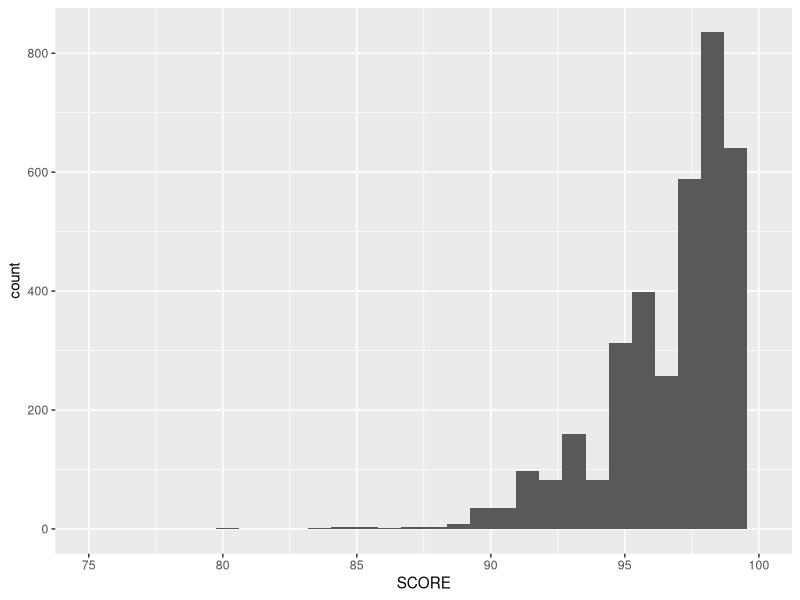
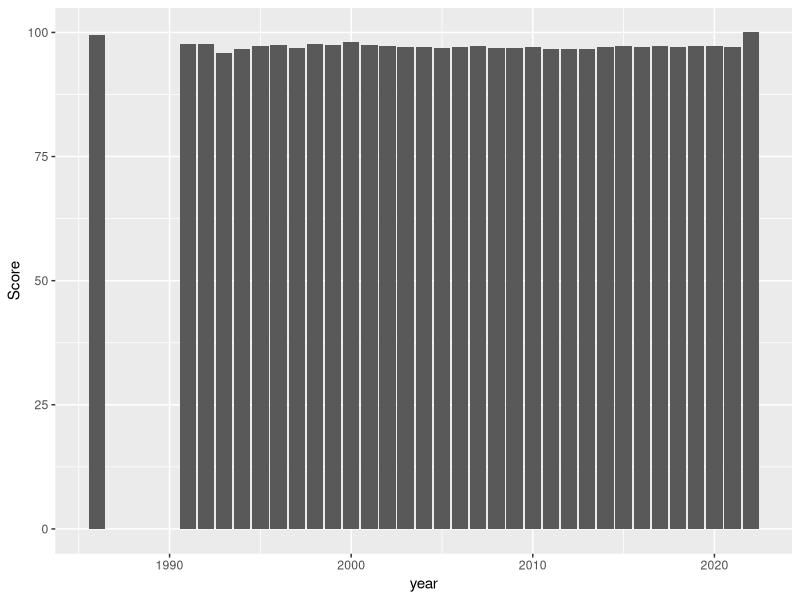
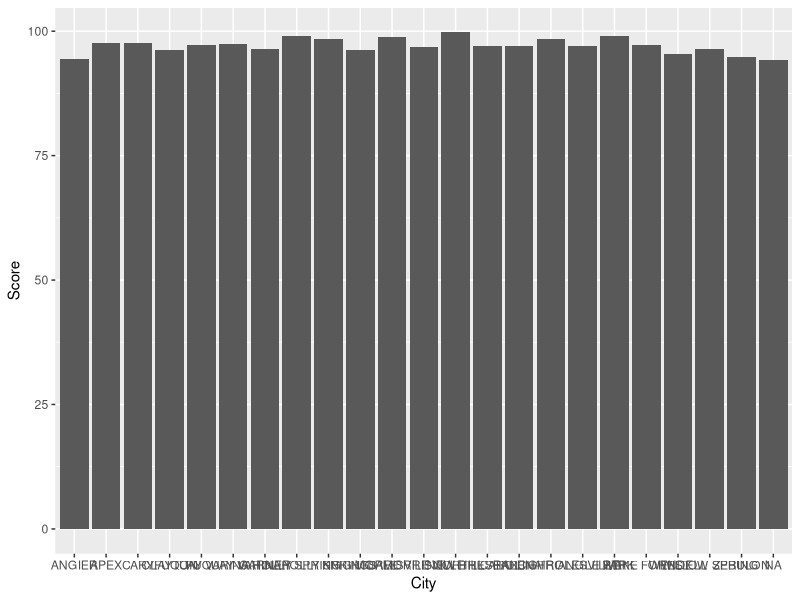
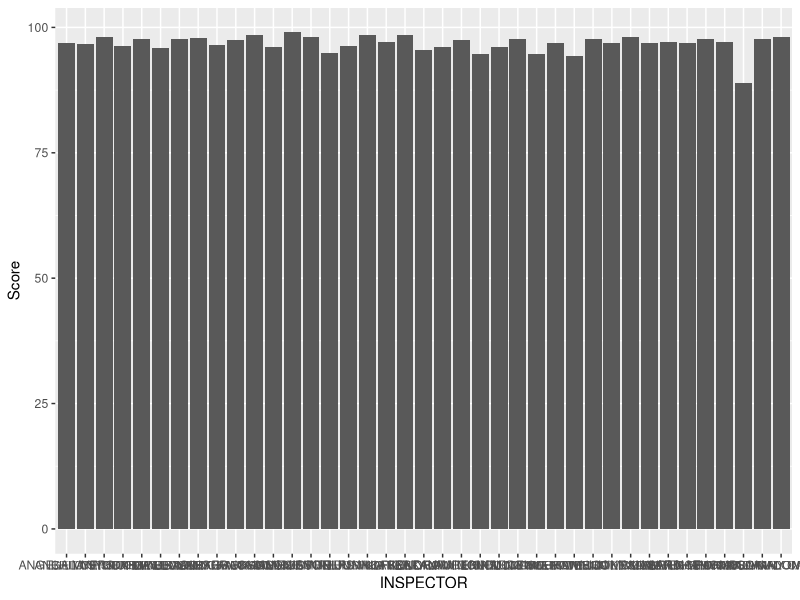
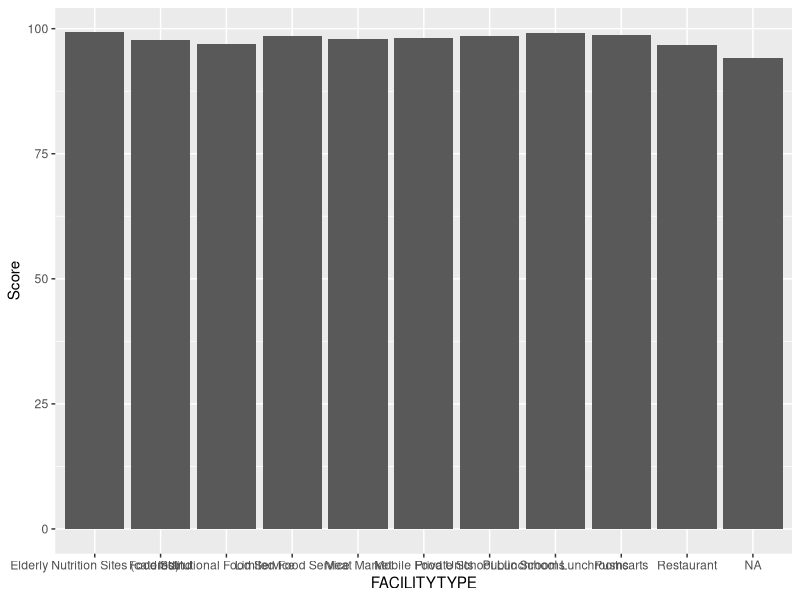

The R script that drew these images, in order: (Note: this script raises an error after producing the figures.)
# load libraries
library(tidyverse)
library(lubridate)
# Read file
data = read_csv("data/restaurant_inspections.csv")
data = filter(data, !is.na(SCORE))
#Create histogram of overall score distribution
ggplot(data, aes(x=SCORE)) +
  geom_histogram() + xlim(c(75,100))

# Group by date of finding 
data$year = year(data$RESTAURANTOPENDATE)
score_by_year = group_by(data, year) %>%
  summarize(Score = mean(SCORE), na.rm=T)

ggplot(score_by_year, aes(x=year, y=Score)) +
  geom_bar(stat = "identity")  
            
# Group by city
data$City = str_to_upper(data$CITY)
data_city = group_by(data, City) %>%
  summarize(Score=mean(SCORE))
ggplot(data_city, aes(x=City, y=Score)) +
  geom_bar(stat = "identity")     

# Group by inspector
data$INSPECTOR = str_to_upper(data$INSPECTOR)
data_inspect = group_by(data, INSPECTOR) %>%
  summarize(Score=mean(SCORE))
ggplot(data_inspect, aes(x=INSPECTOR, y=Score)) +
  geom_bar(stat = "identity")     

# Find how many data from each inspector
data_inspect_number = group_by(data, INSPECTOR, SCORE) %>%
  summarize(Score= mean(SCORE)) %>%
  pivot_wider(names_from=INSPECTOR, values_from=SCORE) 

# Group by facility type
data_facility = group_by(data, FACILITYTYPE) %>%
  summarize(Score=mean(SCORE))
ggplot(data_facility, aes(x=FACILITYTYPE, y=Score)) +
  geom_bar(stat = "identity")   


# Repeat for restaurant only
data_rest = filter(data, FACILITYTYPE == "Restaurant")
ggplot(rest_data, aes(x=SCORE)) +
  geom_histogram() + xlim(c(75,100))

# Group by date of finding 
score_by_year_rest = group_by(data_rest, year) %>%
  summarize(Score = mean(SCORE))

ggplot(score_by_year_rest, aes(x=year, y=Score)) +
  geom_bar(stat = "identity")  

# Group by city
data_city_rest = group_by(data_rest, City) %>%
  summarize(Score=mean(SCORE))
ggplot(data_city_rest, aes(x=City, y=Score)) +
  geom_bar(stat = "identity")     

# Group by inspector
data_inspect_rest = group_by(data_rest, INSPECTOR) %>%
  summarize(Score=mean(SCORE))
ggplot(data_inspect_rest, aes(x=INSPECTOR, y=Score)) +
  geom_bar(stat = "identity")   

# Find how many data from each inspector
data_inspect_number_rest = group_by(data_rest, INSPECTOR, SCORE) %>%
  summarize(Score= mean(SCORE)) %>%
  pivot_wider(names_from=INSPECTOR, values_from=SCORE) 
